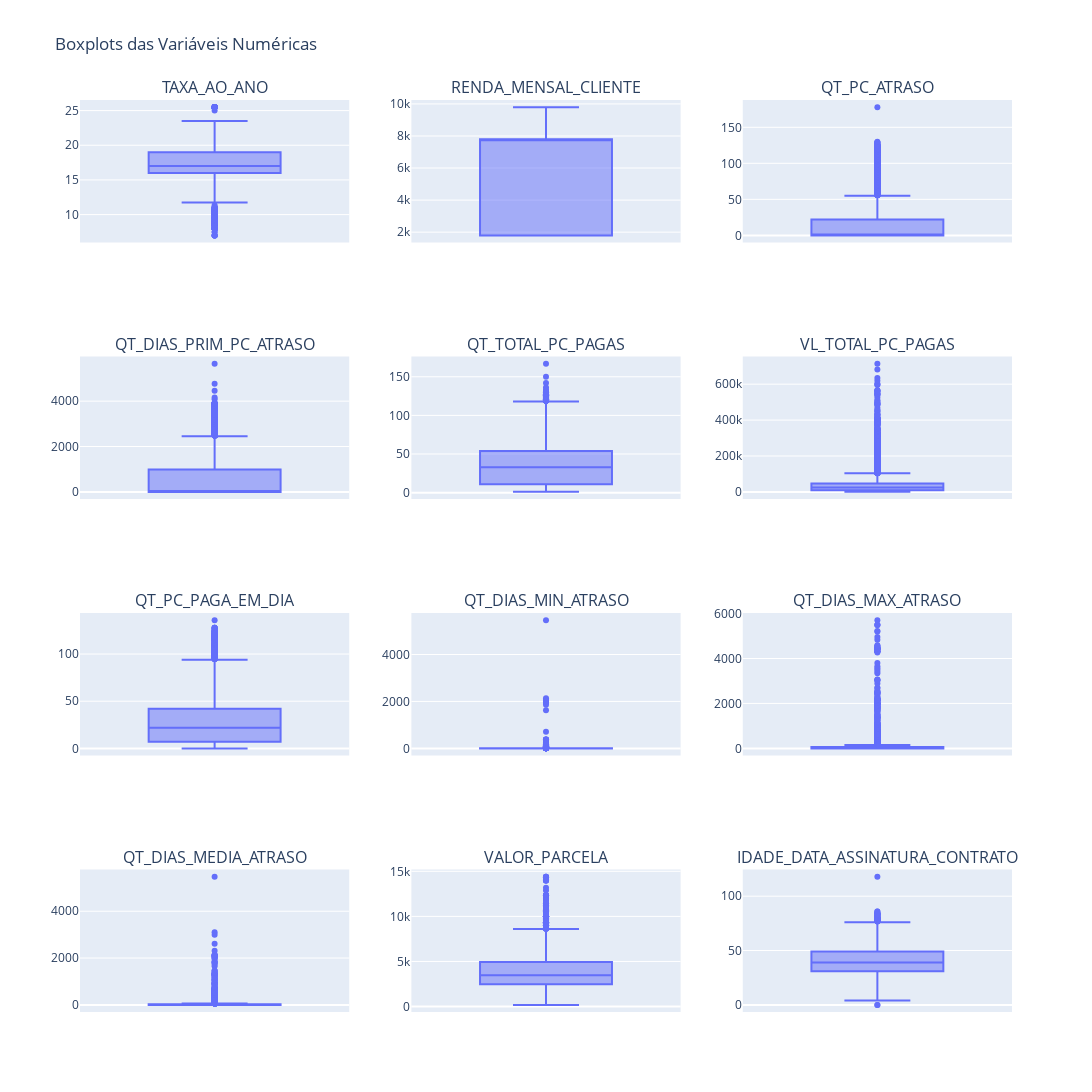

Notebook code cell kept with this figure:
### Code cell
import plotly.subplots as sp

# Configurando o layout do subplot
fig = sp.make_subplots(rows=4, cols=3, subplot_titles=variaveis_numericas)

# Adicionando os boxplots para cada variável
for idx, var in enumerate(variaveis_numericas):
    row = idx // 3 + 1  # Linha do subplot
    col = idx % 3 + 1   # Coluna do subplot
    
    # Criando o boxplot para a variável atual
    fig.add_trace(
        px.box(df_dados, y=var).data[0],
        row=row,
        col=col
    )

# Ajustando o layout do gráfico
fig.update_layout(
    height=1400,
    width=1400,
    showlegend=False,
    title_text="Boxplots das Variáveis Numéricas"
)

# Exibindo o gráfico
fig.show()

### Figure 1 — Plotly figure (JSON) as saved in the notebook; plotly's stock layout.template omitted (floating-point values rounded to 4 significant figures; data arrays with more than 128 entries replaced by an {"elided": "..."} marker saying what was removed)
{"data": [{"alignmentgroup": "True", "hovertemplate": "TAXA_AO_ANO=%{y}<extra></extra>", "legendgroup": "", "marker": {"color": "#636efa"}, "name": "", "notched": false, "offsetgroup": "", "orientation": "v", "showlegend": false, "type": "box", "x0": " ", "xaxis": "x", "y": {"elided": "10410 float values"}, "y0": " ", "yaxis": "y"}, {"alignmentgroup": "True", "hovertemplate": "RENDA_MENSAL_CLIENTE=%{y}<extra></extra>", "legendgroup": "", "marker": {"color": "#636efa"}, "name": "", "notched": false, "offsetgroup": "", "orientation": "v", "showlegend": false, "type": "box", "x0": " ", "xaxis": "x2", "y": {"elided": "10410 int values"}, "y0": " ", "yaxis": "y2"}, {"alignmentgroup": "True", "hovertemplate": "QT_PC_ATRASO=%{y}<extra></extra>", "legendgroup": "", "marker": {"color": "#636efa"}, "name": "", "notched": false, "offsetgroup": "", "orientation": "v", "showlegend": false, "type": "box", "x0": " ", "xaxis": "x3", "y": {"elided": "10410 int values"}, "y0": " ", "yaxis": "y3"}, {"alignmentgroup": "True", "hovertemplate": "QT_DIAS_PRIM_PC_ATRASO=%{y}<extra></extra>", "legendgroup": "", "marker": {"color": "#636efa"}, "name": "", "notched": false, "offsetgroup": "", "orientation": "v", "showlegend": false, "type": "box", "x0": " ", "xaxis": "x4", "y": {"elided": "10410 int values"}, "y0": " ", "yaxis": "y4"}, {"alignmentgroup": "True", "hovertemplate": "QT_TOTAL_PC_PAGAS=%{y}<extra></extra>", "legendgroup": "", "marker": {"color": "#636efa"}, "name": "", "notched": false, "offsetgroup": "", "orientation": "v", "showlegend": false, "type": "box", "x0": " ", "xaxis": "x5", "y": {"elided": "10410 int values"}, "y0": " ", "yaxis": "y5"}, {"alignmentgroup": "True", "hovertemplate": "VL_TOTAL_PC_PAGAS=%{y}<extra></extra>", "legendgroup": "", "marker": {"color": "#636efa"}, "name": "", "notched": false, "offsetgroup": "", "orientation": "v", "showlegend": false, "type": "box", "x0": " ", "xaxis": "x6", "y": {"elided": "10410 float values"}, "y0": " ", "yaxis": "y6"}, {"alignmentgroup": "True", "hovertemplate": "QT_PC_PAGA_EM_DIA=%{y}<extra></extra>", "legendgroup": "", "marker": {"color": "#636efa"}, "name": "", "notched": false, "offsetgroup": "", "orientation": "v", "showlegend": false, "type": "box", "x0": " ", "xaxis": "x7", "y": {"elided": "10410 int values"}, "y0": " ", "yaxis": "y7"}, {"alignmentgroup": "True", "hovertemplate": "QT_DIAS_MIN_ATRASO=%{y}<extra></extra>", "legendgroup": "", "marker": {"color": "#636efa"}, "name": "", "notched": false, "offsetgroup": "", "orientation": "v", "showlegend": false, "type": "box", "x0": " ", "xaxis": "x8", "y": {"elided": "10410 int values"}, "y0": " ", "yaxis": "y8"}, {"alignmentgroup": "True", "hovertemplate": "QT_DIAS_MAX_ATRASO=%{y}<extra></extra>", "legendgroup": "", "marker": {"color": "#636efa"}, "name": "", "notched": false, "offsetgroup": "", "orientation": "v", "showlegend": false, "type": "box", "x0": " ", "xaxis": "x9", "y": {"elided": "10410 int values"}, "y0": " ", "yaxis": "y9"}, {"alignmentgroup": "True", "hovertemplate": "QT_DIAS_MEDIA_ATRASO=%{y}<extra></extra>", "legendgroup": "", "marker": {"color": "#636efa"}, "name": "", "notched": false, "offsetgroup": "", "orientation": "v", "showlegend": false, "type": "box", "x0": " ", "xaxis": "x10", "y": {"elided": "10410 int values"}, "y0": " ", "yaxis": "y10"}, {"alignmentgroup": "True", "hovertemplate": "VALOR_PARCELA=%{y}<extra></extra>", "legendgroup": "", "marker": {"color": "#636efa"}, "name": "", "notched": false, "offsetgroup": "", "orientation": "v", "showlegend": false, "type": "box", "x0": " ", "xaxis": "x11", "y": {"elided": "10410 float values"}, "y0": " ", "yaxis": "y11"}, {"alignmentgroup": "True", "hovertemplate": "IDADE_DATA_ASSINATURA_CONTRATO=%{y}<extra></extra>", "legendgroup": "", "marker": {"color": "#636efa"}, "name": "", "notched": false, "offsetgroup": "", "orientation": "v", "showlegend": false, "type": "box", "x0": " ", "xaxis": "x12", "y": {"elided": "10410 int values"}, "y0": " ", "yaxis": "y12"}], "layout": {"annotations": [{"font": {"size": 16}, "showarrow": false, "text": "TAXA_AO_ANO", "x": 0.1444, "xanchor": "center", "xref": "paper", "y": 1, "yanchor": "bottom", "yref": "paper"}, {"font": {"size": 16}, "showarrow": false, "text": "RENDA_MENSAL_CLIENTE", "x": 0.5, "xanchor": "center", "xref": "paper", "y": 1, "yanchor": "bottom", "yref": "paper"}, {"font": {"size": 16}, "showarrow": false, "text": "QT_PC_ATRASO", "x": 0.8556, "xanchor": "center", "xref": "paper", "y": 1, "yanchor": "bottom", "yref": "paper"}, {"font": {"size": 16}, "showarrow": false, "text": "QT_DIAS_PRIM_PC_ATRASO", "x": 0.1444, "xanchor": "center", "xref": "paper", "y": 0.7188, "yanchor": "bottom", "yref": "paper"}, {"font": {"size": 16}, "showarrow": false, "text": "QT_TOTAL_PC_PAGAS", "x": 0.5, "xanchor": "center", "xref": "paper", "y": 0.7188, "yanchor": "bottom", "yref": "paper"}, {"font": {"size": 16}, "showarrow": false, "text": "VL_TOTAL_PC_PAGAS", "x": 0.8556, "xanchor": "center", "xref": "paper", "y": 0.7188, "yanchor": "bottom", "yref": "paper"}, {"font": {"size": 16}, "showarrow": false, "text": "QT_PC_PAGA_EM_DIA", "x": 0.1444, "xanchor": "center", "xref": "paper", "y": 0.4375, "yanchor": "bottom", "yref": "paper"}, {"font": {"size": 16}, "showarrow": false, "text": "QT_DIAS_MIN_ATRASO", "x": 0.5, "xanchor": "center", "xref": "paper", "y": 0.4375, "yanchor": "bottom", "yref": "paper"}, {"font": {"size": 16}, "showarrow": false, "text": "QT_DIAS_MAX_ATRASO", "x": 0.8556, "xanchor": "center", "xref": "paper", "y": 0.4375, "yanchor": "bottom", "yref": "paper"}, {"font": {"size": 16}, "showarrow": false, "text": "QT_DIAS_MEDIA_ATRASO", "x": 0.1444, "xanchor": "center", "xref": "paper", "y": 0.1562, "yanchor": "bottom", "yref": "paper"}, {"font": {"size": 16}, "showarrow": false, "text": "VALOR_PARCELA", "x": 0.5, "xanchor": "center", "xref": "paper", "y": 0.1562, "yanchor": "bottom", "yref": "paper"}, {"font": {"size": 16}, "showarrow": false, "text": "IDADE_DATA_ASSINATURA_CONTRATO", "x": 0.8556, "xanchor": "center", "xref": "paper", "y": 0.1562, "yanchor": "bottom", "yref": "paper"}], "height": 1400, "showlegend": false, "title": {"text": "Boxplots das Variáveis Numéricas"}, "width": 1400, "xaxis": {"anchor": "y", "domain": [0, 0.2889]}, "xaxis10": {"anchor": "y10", "domain": [0, 0.2889]}, "xaxis11": {"anchor": "y11", "domain": [0.3556, 0.6444]}, "xaxis12": {"anchor": "y12", "domain": [0.7111, 1]}, "xaxis2": {"anchor": "y2", "domain": [0.3556, 0.6444]}, "xaxis3": {"anchor": "y3", "domain": [0.7111, 1]}, "xaxis4": {"anchor": "y4", "domain": [0, 0.2889]}, "xaxis5": {"anchor": "y5", "domain": [0.3556, 0.6444]}, "xaxis6": {"anchor": "y6", "domain": [0.7111, 1]}, "xaxis7": {"anchor": "y7", "domain": [0, 0.2889]}, "xaxis8": {"anchor": "y8", "domain": [0.3556, 0.6444]}, "xaxis9": {"anchor": "y9", "domain": [0.7111, 1]}, "yaxis": {"anchor": "x", "domain": [0.8438, 1]}, "yaxis10": {"anchor": "x10", "domain": [0, 0.1562]}, "yaxis11": {"anchor": "x11", "domain": [0, 0.1562]}, "yaxis12": {"anchor": "x12", "domain": [0, 0.1562]}, "yaxis2": {"anchor": "x2", "domain": [0.8438, 1]}, "yaxis3": {"anchor": "x3", "domain": [0.8438, 1]}, "yaxis4": {"anchor": "x4", "domain": [0.5625, 0.7188]}, "yaxis5": {"anchor": "x5", "domain": [0.5625, 0.7188]}, "yaxis6": {"anchor": "x6", "domain": [0.5625, 0.7188]}, "yaxis7": {"anchor": "x7", "domain": [0.2812, 0.4375]}, "yaxis8": {"anchor": "x8", "domain": [0.2812, 0.4375]}, "yaxis9": {"anchor": "x9", "domain": [0.2812, 0.4375]}}}
